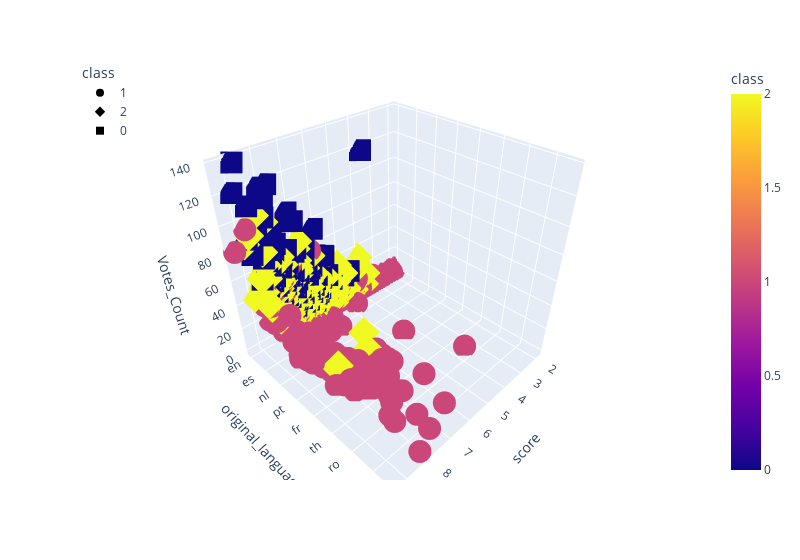

The notebook cell this image was saved under:
### Code cell
# Plotting the clusters with three features
fig = px.scatter_3d(movies_final_df, x="score", y="original_language", 
                    z="Votes_Count", color="class", symbol="class", 
                    width=800)
fig.update_layout(legend=dict(x=0,y=1))
fig.show()

### Figure 1 — Plotly figure (JSON) as saved in the notebook; plotly's stock layout.template omitted (floating-point values rounded to 4 significant figures; data arrays with more than 128 entries replaced by an {"elided": "..."} marker saying what was removed)
{"data": [{"hovertemplate": "class=%{marker.color}<br>score=%{x}<br>original_language=%{y}<br>Votes_Count=%{z}<extra></extra>", "legendgroup": "1", "marker": {"color": {"elided": "2512 int values"}, "coloraxis": "coloraxis", "symbol": "circle"}, "mode": "markers", "name": "1", "scene": "scene", "showlegend": true, "type": "scatter3d", "x": {"elided": "2512 float values"}, "y": {"elided": "2512 str values"}, "z": {"elided": "2512 float values"}}, {"hovertemplate": "class=%{marker.color}<br>score=%{x}<br>original_language=%{y}<br>Votes_Count=%{z}<extra></extra>", "legendgroup": "2", "marker": {"color": {"elided": "553 int values"}, "coloraxis": "coloraxis", "symbol": "diamond"}, "mode": "markers", "name": "2", "scene": "scene", "showlegend": true, "type": "scatter3d", "x": {"elided": "553 float values"}, "y": {"elided": "553 str values"}, "z": {"elided": "553 float values"}}, {"hovertemplate": "class=%{marker.color}<br>score=%{x}<br>original_language=%{y}<br>Votes_Count=%{z}<extra></extra>", "legendgroup": "0", "marker": {"color": [0, 0, 0, 0, 0, 0, 0, 0, 0, 0, 0, 0, 0, 0, 0, 0, 0, 0, 0, 0, 0, 0, 0, 0, 0, 0, 0, 0, 0, 0, 0, 0, 0, 0, 0, 0, 0, 0, 0, 0, 0, 0, 0, 0, 0, 0, 0, 0, 0, 0, 0, 0, 0, 0, 0, 0, 0, 0, 0, 0, 0, 0, 0, 0, 0, 0, 0, 0, 0, 0, 0, 0, 0, 0, 0, 0, 0, 0, 0, 0, 0, 0, 0, 0, 0, 0, 0, 0, 0, 0, 0, 0, 0, 0, 0, 0, 0, 0, 0, 0, 0, 0, 0, 0, 0, 0, 0, 0, 0, 0, 0, 0, 0, 0], "coloraxis": "coloraxis", "symbol": "square"}, "mode": "markers", "name": "0", "scene": "scene", "showlegend": true, "type": "scatter3d", "x": [8.1, 8.8, 8.5, 7, 7.8, 7.3, 3.7, 8.1, 8.1, 6.5, 8.8, 7.4, 7.3, 8.7, 6.6, 8, 8.9, 8.1, 7.2, 7.8, 8, 7.2, 7.3, 7.2, 7.7, 6.9, 7.6, 6.5, 7.3, 8, 6.6, 6.4, 6.9, 7.2, 7.1, 7.5, 7.1, 6.2, 8, 6.1, 9, 6.4, 7.9, 6.6, 6.2, 6.4, 7.6, 6.7, 7.8, 7.5, 5.8, 8.3, 6, 4.6, 7, 8.8, 7.8, 7, 6.5, 8.3, 4.9, 6.3, 6.2, 7.5, 6.6, 6.3, 7.4, 7.3, 6.2, 7.3, 8.4, 7.2, 7.9, 5.5, 7.8, 7, 6.8, 7.9, 6.6, 6.9, 7.3, 7.1, 7.6, 7.8, 7.2, 7, 7.9, 7.4, 7.2, 8.6, 8.1, 8, 7.6, 5.7, 7.8, 6.7, 7.8, 7, 7.4, 6.7, 7.8, 8, 6.8, 7, 7.4, 8.2, 7.2, 6.6, 6.4, 6.2, 8, 6.6, 7.9, 7.5], "y": ["en", "en", "en", "en", "en", "en", "en", "en", "en", "en", "en", "en", "en", "en", "en", "en", "en", "en", "en", "en", "en", "en", "en", "en", "en", "en", "en", "en", "en", "en", "en", "en", "en", "en", "en", "en", "en", "en", "en", "en", "en", "en", "en", "en", "en", "en", "en", "en", "en", "en", "en", "en", "en", "en", "en", "en", "en", "en", "en", "en", "en", "en", "en", "en", "en", "en", "en", "en", "en", "en", "en", "en", "en", "en", "en", "en", "en", "en", "en", "en", "en", "en", "en", "en", "en", "en", "en", "en", "en", "en", "en", "en", "en", "en", "en", "en", "en", "en", "en", "en", "en", "en", "en", "en", "en", "en", "en", "en", "en", "en", "en", "en", "en", "en"], "z": [48.56, 79.27, 53.76, 32.6, 75.62, 44.12, 117.8, 117.8, 31.47, 44.32, 87.05, 58.15, 52.65, 74.87, 39.92, 69.85, 80.64, 61.22, 34.43, 58.77, 51.52, 8.64, 43.21, 29.88, 56.08, 26.29, 41.16, 23.22, 52.46, 38.55, 27.04, 28.62, 29.51, 48.53, 40.4, 54.94, 45, 35.76, 43.69, 22.78, 120.0, 13.86, 87.76, 29.65, 24.95, 29.61, 31.45, 18.1, 118, 52.93, 49.03, 68.7, 31.38, 24.36, 22.71, 137.5, 33.3, 68.49, 46.45, 45.97, 23.01, 19.59, 52.95, 52.95, 49.48, 32.99, 39.72, 24.38, 20.33, 18.8, 91.06, 94.55, 82.97, 25.53, 76.04, 65.86, 41.6, 57.97, 26.72, 18.08, 35.28, 63.59, 64.95, 57.51, 88.06, 47.55, 45.24, 46.37, 23.99, 108.7, 97.42, 60.32, 44.1, 30.95, 57.64, 41.79, 61.35, 44.96, 47.6, 55.84, 31.06, 72.68, 44.66, 86.62, 67.67, 65.6, 41.76, 39.84, 45.71, 74.58, 110.0, 70.04, 72.41, 28.92]}], "layout": {"coloraxis": {"colorbar": {"title": {"text": "class"}}, "colorscale": [[0, "#0d0887"], [0.1111, "#46039f"], [0.2222, "#7201a8"], [0.3333, "#9c179e"], [0.4444, "#bd3786"], [0.5556, "#d8576b"], [0.6667, "#ed7953"], [0.7778, "#fb9f3a"], [0.8889, "#fdca26"], [1, "#f0f921"]]}, "legend": {"title": {"text": "class"}, "tracegroupgap": 0, "x": 0, "y": 1}, "margin": {"t": 60}, "scene": {"domain": {"x": [0, 1], "y": [0, 1]}, "xaxis": {"title": {"text": "score"}}, "yaxis": {"title": {"text": "original_language"}}, "zaxis": {"title": {"text": "Votes_Count"}}}, "width": 800}}
